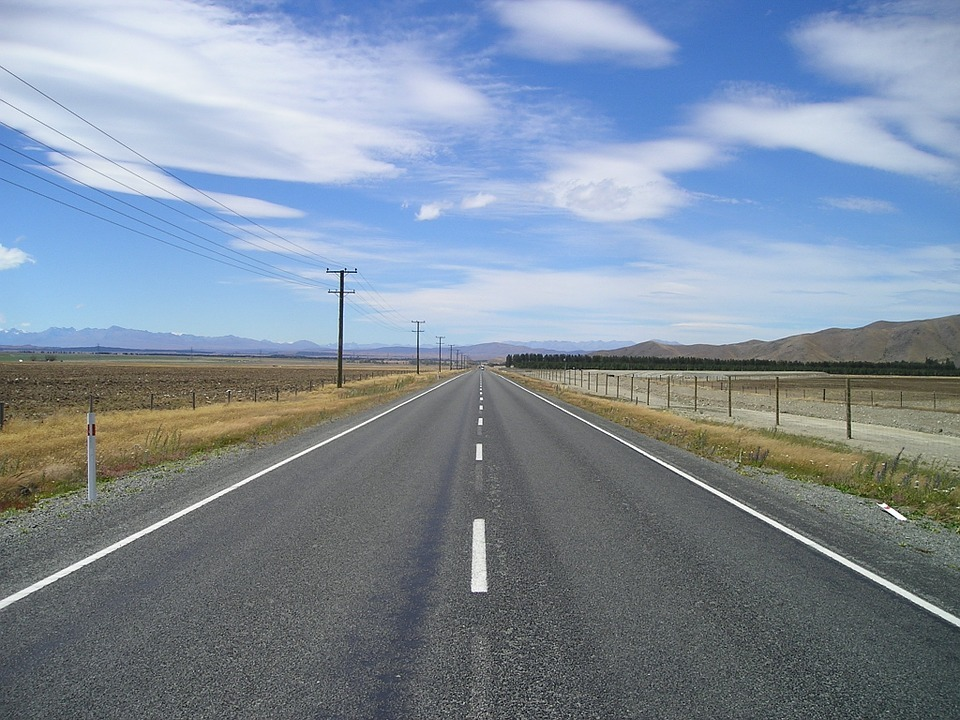
//> input picture etc/etcMH/Image_Processing/RoadLaneDetection_Project/sourceFile/road.jpeg, 960 x 720 px, given in place of project_test.mp4, which was not available
$ ./RoadDetection_Binary   (built with g++ and OpenCV 4)
//> lines starting //> are read from the running program, lines starting //| are printed output that depends on the picture; after the words box and inside, x2 and y2 are one past the last pixel; in counts of white or black regions, pixels touching at a corner belong together; pictures that were not available may be replaced by others from this repository, and a replacement may not be noted
#include <opencv2/opencv.hpp>
#include <opencv2/highgui/highgui.hpp>
#include <iostream>
#include <string>
#include <vector>

using namespace std;

class RoadDetector
{
private:
        double img_size, img_center;
        double left_m, right_m;
        cv::Point left_b, right_b;
        bool left_detect = false, right_detect = false;

public:
        cv::Mat filter_binary(cv::Mat img)  // HSV 필터 변환
        {
            cv::Mat src, res;
            int threshHold = 140;

            img.copyTo(src);

            cvtColor(src, res, cv::COLOR_BGR2GRAY); // 명암도 영상으로 변환
            cv::threshold(res, res, threshHold, 255, cv::THRESH_BINARY);    // 0,1로 이진화
            return res;
        }

        cv::Mat limit_region(cv::Mat img_edges)
        {
            int width = img_edges.cols;
            int height = img_edges.rows;

            //사다리꼴 관심 영역 범위 계산을 위한 백분율
            double p11_width = 0.15, p21_width = 0.6;
            double p12_width = 0.4, p22_width = 0.5;
            double p13_width = 0.5, p23_width = 0.6;
            double p14_width = 0.4, p24_width = 0.85;
            double trap_height = 0.6;

            cv::Mat output;
            cv::Mat mask = cv::Mat::zeros(height, width, CV_8UC1);

            //관심 영역 정점 계산
            cv::Point points1[4]{
                cv::Point(width * p11_width, height),
                cv::Point(width * p12_width, height * trap_height),
                cv::Point(width * p13_width, height * trap_height),
                cv::Point(width * p14_width, height)};

            cv::Point points2[4]{
                cv::Point(width * p21_width, height),
                cv::Point(width * p22_width, height * trap_height),
                cv::Point(width * p23_width, height * trap_height),
                cv::Point(width * p24_width, height)};

            // cv::Point points[4]{
            //     cv::Point((width * (1 - trap_bottom_width)) / 2, height),
            //     cv::Point((width * (1 - trap_top_width)) / 2 , height - height * trap_height),
            //     cv::Point(width - (width * (1 - trap_top_width)) / 2, height - height * trap_height),
            //     cv::Point(width - (width * (1 - trap_bottom_width)) / 2, height)};

            // cv::fillConvexPoly(mask, points, 4, cv::Scalar(255, 0, 0));
            cv::fillConvexPoly(mask, points1, 4, cv::Scalar(255, 0, 0));
            cv::fillConvexPoly(mask, points2, 4, cv::Scalar(255, 0, 0));

            cv::imshow("ROI", mask);
            cv::bitwise_and(img_edges, mask, output);

            return output;
        }

        vector<cv::Vec4i> houghLines(cv::Mat img_mask)
        {
            vector<cv::Vec4i> line;

            cv::HoughLinesP(img_mask, line, 1, CV_PI/180, 30,15,10);
            return line;
        }

        // [130 lines left out: functions separateLine, regression, drawLine, not called in this run]

};

int main()
{
    RoadDetector RLD;
    cv::Mat frame, img_filter, img_edges, img_mask, img_Hough_lines, img_lines, img_result;
    vector<cv::Vec4i> lines;
    vector<vector<cv::Vec4i>> separated_lines;
    vector<cv::Point> lane;
    string dir;

    vector<cv::Vec2f> hough_lines;

    cv::VideoCapture video("project_test.mp4");
    if(!video.isOpened()){
        cout << "ERROR!!: can not OPEN video..." << endl;
        return -1;
    }

    // [4 lines of commented-out code are left out]

    while (1)
    {
        video >> frame;
//> frame is the input picture: 720 rows x 960 cols, CV_8UC3; mean B, G, R 156.9, 141.4, 127.9
        if (frame.empty()){
        cout << "ERROR!!: can not READ video..." << endl;
        return -1;
        }

        resize(frame, frame, cv::Size(480, 360));
//> frame: 360 rows x 480 cols, CV_8UC3
        cv::imshow("Original Frame", frame);

        // 흰색, 노란색 차선만 필터링
        img_filter = RLD.filter_binary(frame);
//> in filter_binary, `cvtColor(src, res, cv::COLOR_BGR2GRAY);`:
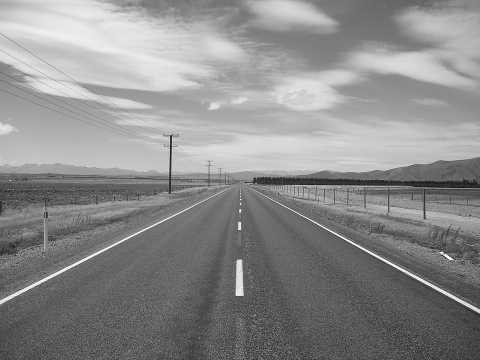
//> res: 360 rows x 480 cols, CV_8UC1; min 20, max 254, mean 139.2
//> in filter_binary, `cv::threshold(res, res, threshHold, 255, cv::THRESH_BINARY);`:
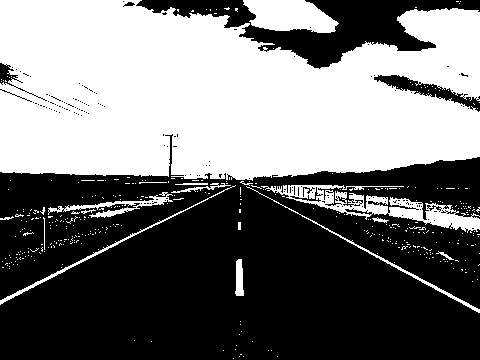
//> res: 360 rows x 480 cols, CV_8UC1; 45.9% white; 397 white regions (380 under 20 px), largest, box (x1, y1, x2, y2) and area: (0, 0, 480, 181) 70400, (261, 185, 480, 233) 3103, (243, 0, 339, 33) 2292
        cv::imshow("After filtering by GrayScale and binary", img_filter);
        // Canny Edge Detection으로 에지 추출
        cv::Canny(img_filter, img_edges, 50, 150);
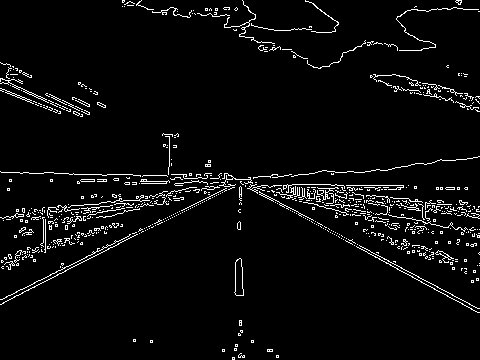
//> img_edges: 360 rows x 480 cols, CV_8UC1; 4.4% white in thin lines or dots
        cv::HoughLines(img_edges, hough_lines, 1, CV_PI/180, 100);
//> hough_lines = 53 lines (rho, theta), first 12: [48, 2.06], [167, 1.66], [268, 1.12], [171, 1.61], [172, 1.59], [42, 2.08], [163, 1.68], [214, 1.45], [170, 1.66], [179, 1.59], [172, 1.64], [210, 1.5]
        cv::imshow("After Canny Edge Detection, HoughLines", img_edges);
        // 바닥의 차선 검출을 위한 관심 영역
        img_mask = RLD.limit_region(img_edges);
//> in limit_region, `cv::fillConvexPoly(mask, points1, 4, cv::Scalar(255, 0, 0));`:
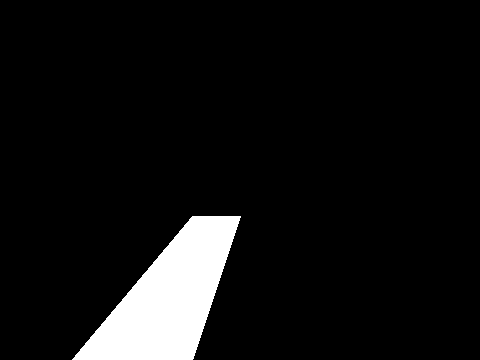
//> mask: 360 rows x 480 cols, CV_8UC1; 7.1% white; 1 white region, box (x1, y1, x2, y2) and area: (72, 216, 241, 360) 12264
//> in limit_region, `cv::fillConvexPoly(mask, points2, 4, cv::Scalar(255, 0, 0));`:
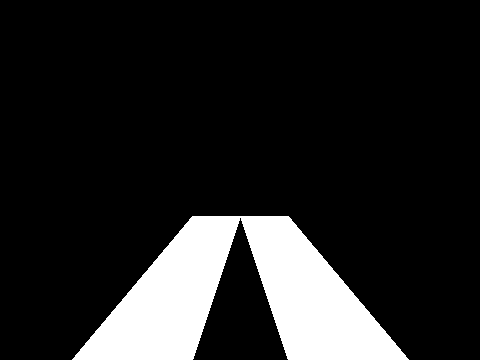
//> mask: 360 rows x 480 cols, CV_8UC1; 14.2% white; 1 white region, box (x1, y1, x2, y2) and area: (72, 216, 409, 360) 24526
//> in limit_region, `cv::bitwise_and(img_edges, mask, output);`:
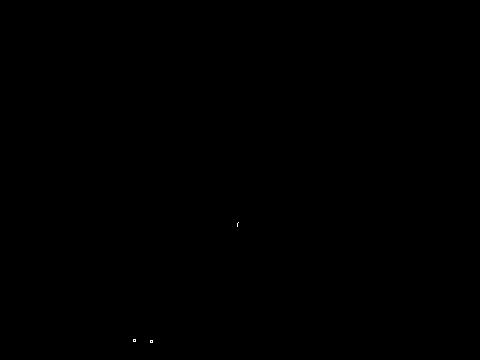
//> output: 360 rows x 480 cols, CV_8UC1; 0.01% white in thin lines or dots, all inside (x1, y1, x2, y2) = (133, 222, 239, 343)
        cv::imshow("After ROI processing", img_mask);
        // Hough 변환, 직선 성분 추출 (vector는 imshow가 안됨)
        lines = RLD.houghLines(img_mask);
//> in houghLines, `cv::HoughLinesP(img_mask, line, 1, CV_PI/180, 30,15,10);`: line = empty


        if (lines.size() > 0){
            separated_lines = RLD.separateLine(img_mask, lines);
            lane = RLD.regression(separated_lines, frame);
            img_result = RLD.drawLine(frame, lane);
            cv::imshow("After Drawing Line", img_result);
        }
        // cv::imshow("img_filter", img_filter);


        if (cv::waitKey(30) == 27) { break; }
//> the Esc key is pressed
    }
//> after the loop, hough_lines = 53 items, first 12: [48, 2.06], [167, 1.66], [268, 1.12], [171, 1.61], [172, 1.59], [42, 2.08], [163, 1.68], [214, 1.45], [170, 1.66], [179, 1.59], [172, 1.64], [210, 1.5]
    video.release();
    return 0;

}
